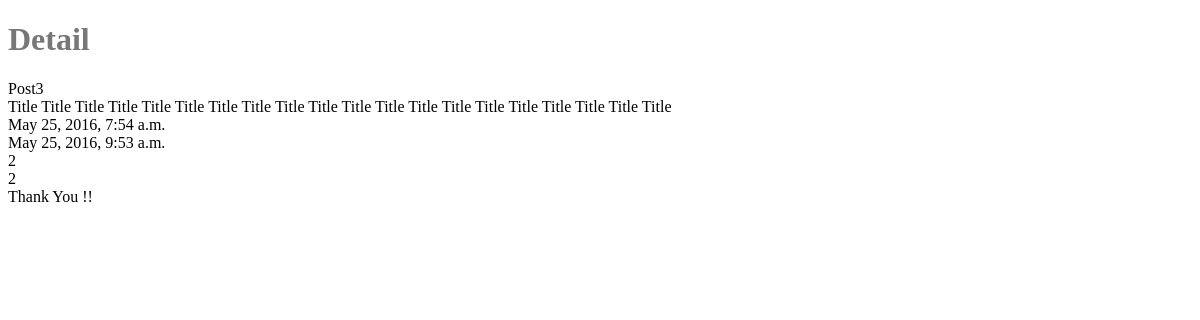
Page /posts/2/ on the earlier database version.
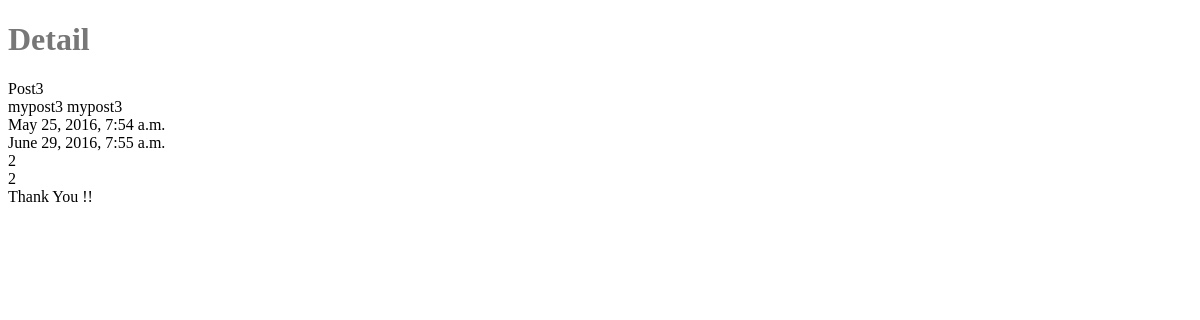
Same page on the later database version.
### posts/models.py (models this page shows, shortened)
class Post(models.Model):
    title = models.CharField(max_length=120)
    content = models.TextField()
    updated = models.DateTimeField(auto_now=True, auto_now_add=False)
    timestamp = models.DateTimeField(auto_now=False, auto_now_add=True)

### posts/views.py (the view)
# urls.py: url(r'^(?P<id>\d+)/$', post_detail, name='post_detail'),
def post_detail(request,id=None):
    instance = get_object_or_404(Post, id=id)
    context = {
        "title": "Detail",
        "instance": instance,
        "id": id
    }
    return render(request, "post_detail.html", context)

### templates/post_detail.html (shortened to what this page needs)
{% extends   "base.html" %}
{% block content %}
<h1> {{ title }} </h1>
{{ instance.title }} <br/>
{{ instance.content }} <br/>
{{ instance.timestamp }} <br/>
{{ instance.updated }} <br/>
{{ instance.id }} <br/>
{{ id }} <br/>
{% endblock content %}

### templates/base.html (shortened to what this page needs)
<!DOCTYPE html>
<html lang="en">
<head>
</head>
<body>
<div class="container">
    {% block content %}
    {% endblock content %}
    {% block  footer %}
       Thank You !!
    {% endblock footer %}
</div>
</body>
</html>

Differences in the rows shown:
changed Post "Post3": content "Title Title Title Title Title Title Title Title Title Title Title Title Title Title Title Title Title Title Title Title" → "mypost3 mypost3"; updated "May 25, 2016, 9:53 a.m." → "June 29, 2016, 7:55 a.m."
